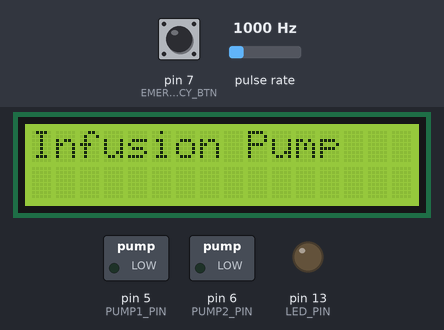
Simulated run of this sketch. Board: Arduino Uno, built with avr-gcc and run on an emulated ATmega328P. Parts: 16×2 character LCD, switched loads named in the sketch (green lamp = pin HIGH), output pins drawn as LEDs (lit = HIGH). Wiring (inferred from the names in the program): pulse sensor: data pin 2. The test bench sets the inputs (shaded band); at power-on: pin 7 (EMERGENCY_BTN) HIGH, pulse rate 1000 Hz.

Above: at 0.1 s.
3.3 s: pin 7 (EMERGENCY_BTN) pulled LOW for 0.15 s
At 4.7 s:
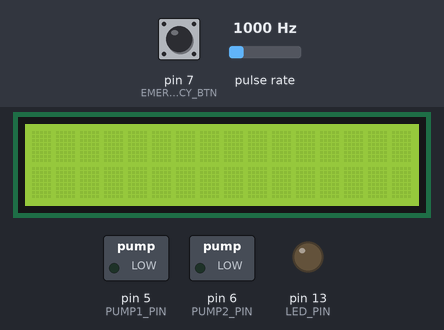
At 6.1 s:
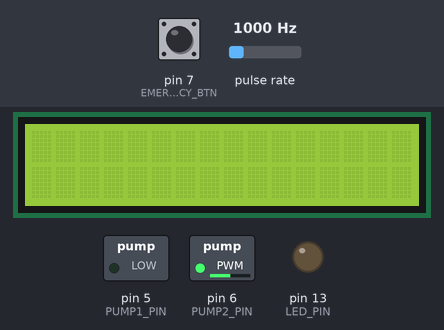
6.4 s: pulse rate (sensor on pin 2) set to 100 Hz
9.4 s: pin 7 (EMERGENCY_BTN) pulled LOW for 1 s
At 9.9 s:
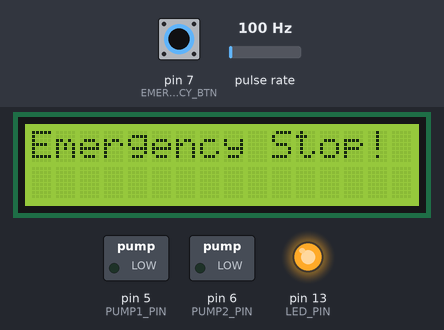
13.4 s: pin 7 (EMERGENCY_BTN) pulled LOW for 3.2 s
At 15.19 s:
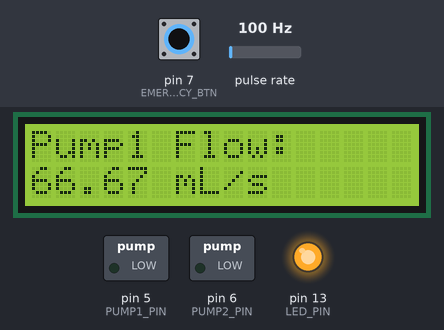
18.1 s: pulse rate (sensor on pin 2) set to 1250 Hz
21.1 s: pulse rate (sensor on pin 2) set to 2500 Hz
Timing chart, 0 to 25.1 s (numbered marks = the images above; inputs shaded):
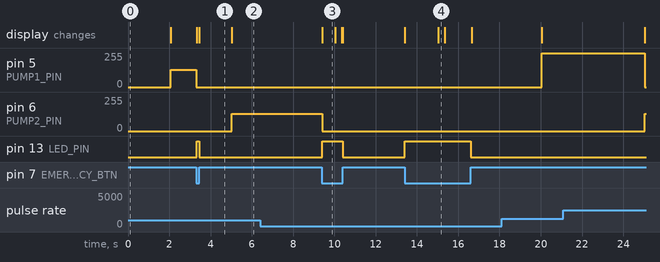

Measured:
- after the input at 3.3 s, pin 5 (PUMP1_PIN): 128/255 → 0/255 after 0.00 s instead of 1.7 s; pin 13 (LED_PIN): LOW → HIGH at once, → LOW 0.13 s later; the display: first changes at once (image 1 shows a later state)
- after the input at 6.4 s, every drawn part: stays the same
- after the input at 9.4 s, pin 5 (PUMP1_PIN): stays 0/255 (without the input it goes to 255/255 after 0.63 s); pin 6 (PUMP2_PIN): 128/255 → 0/255 after 0.00 s instead of 0.63 s; pin 13 (LED_PIN): LOW → HIGH at once, → LOW 0.99 s later; the display: changes at once (image 3)
- after the input at 13.4 s, pin 6 (PUMP2_PIN): stays 0/255 (without the input it goes to 128/255 after 1.6 s); pin 13 (LED_PIN): LOW → HIGH at once, → LOW 3.2 s later; the display: first changes at once (image 4 shows a later state)
- what the display in image 1 shows lasts 1.5 s, from 3.5 s to 5.0 s
- what the display in image 3 shows lasts 0.6 s, from 9.4 s to 10.0 s

The sketch:

sketch_nov27a.ino
```cpp
#include <Wire.h>
#include <LiquidCrystal_I2C.h>

#define FLOWMETER_PIN 2  // Flowmeter signal pin
#define PUMP1_PIN 5      // PWM pin for Pump 1
#define PUMP2_PIN 6      // PWM pin for Pump 2
#define EMERGENCY_BTN 7  // Emergency stop button
#define LED_PIN 13       // Status LED

LiquidCrystal_I2C lcd(0x27, 16, 2); // Adjust I2C address as needed

volatile int pulseCount = 0;
float flowRate = 0.0; // Flow rate in mL/s
unsigned long lastMillis = 0;

// Pump control
int pumpSpeed = 128; // Default 50% duty cycle
bool pump1Active = true; // Start with Pump 1
unsigned long pumpSwitchInterval = 5000; // 5 seconds per pump
unsigned long lastSwitchTime = 0;
bool emergency_pressed = false;
void pulseCounter() {
  pulseCount++;
}

void setup() {
  pinMode(FLOWMETER_PIN, INPUT_PULLUP);
  attachInterrupt(digitalPinToInterrupt(FLOWMETER_PIN), pulseCounter, RISING);

  pinMode(PUMP1_PIN, OUTPUT);
  pinMode(PUMP2_PIN, OUTPUT);
  pinMode(EMERGENCY_BTN, INPUT_PULLUP);
  pinMode(LED_PIN, OUTPUT);

  lcd.begin(16,2);
  lcd.print("Infusion Pump");
  delay(2000);
  lcd.clear();

  // Start with Pump 1
  analogWrite(PUMP1_PIN, pumpSpeed);
  analogWrite(PUMP2_PIN, 0); // Ensure Pump 2 is off
}

void loop() {
  // Emergency button handling
  if (digitalRead(EMERGENCY_BTN) == LOW) {
    emergency_pressed = true;
    analogWrite(PUMP1_PIN, 0);
    analogWrite(PUMP2_PIN, 0);
    lcd.clear();
    lcd.print("Emergency Stop!");
    digitalWrite(LED_PIN, HIGH);
  }else{
    emergency_pressed = false;
    digitalWrite(LED_PIN, LOW);
    lcd.clear();
  }


  // Calculate flow rate
  if (millis() - lastMillis >= 5000) { // Every 5 seconds
    flowRate = (pulseCount / 7.5); // Adjust based on flowmeter specs
    pulseCount = 0;
    lastMillis = millis();

    lcd.clear();
    if (pump1Active) {
      lcd.setCursor(0, 0);
      lcd.print("Pump1 Flow: ");
    } else {
      lcd.setCursor(0, 0);
      lcd.print("Pump2 Flow: ");
    }
    lcd.setCursor(0, 1);
    lcd.print(flowRate, 2);
    lcd.print(" mL/s");
  }

  // Switch pumps at intervals
  if (millis() - lastSwitchTime >= pumpSwitchInterval) {
    pump1Active = !pump1Active; // Toggle active pump
    lastSwitchTime = millis();

    if (pump1Active) {
      digitalWrite(PUMP1_PIN, 1);
      analogWrite(PUMP2_PIN, 0);
    } else {
      analogWrite(PUMP1_PIN, 0);
      analogWrite(PUMP2_PIN, pumpSpeed);
    }
  }
}
```
